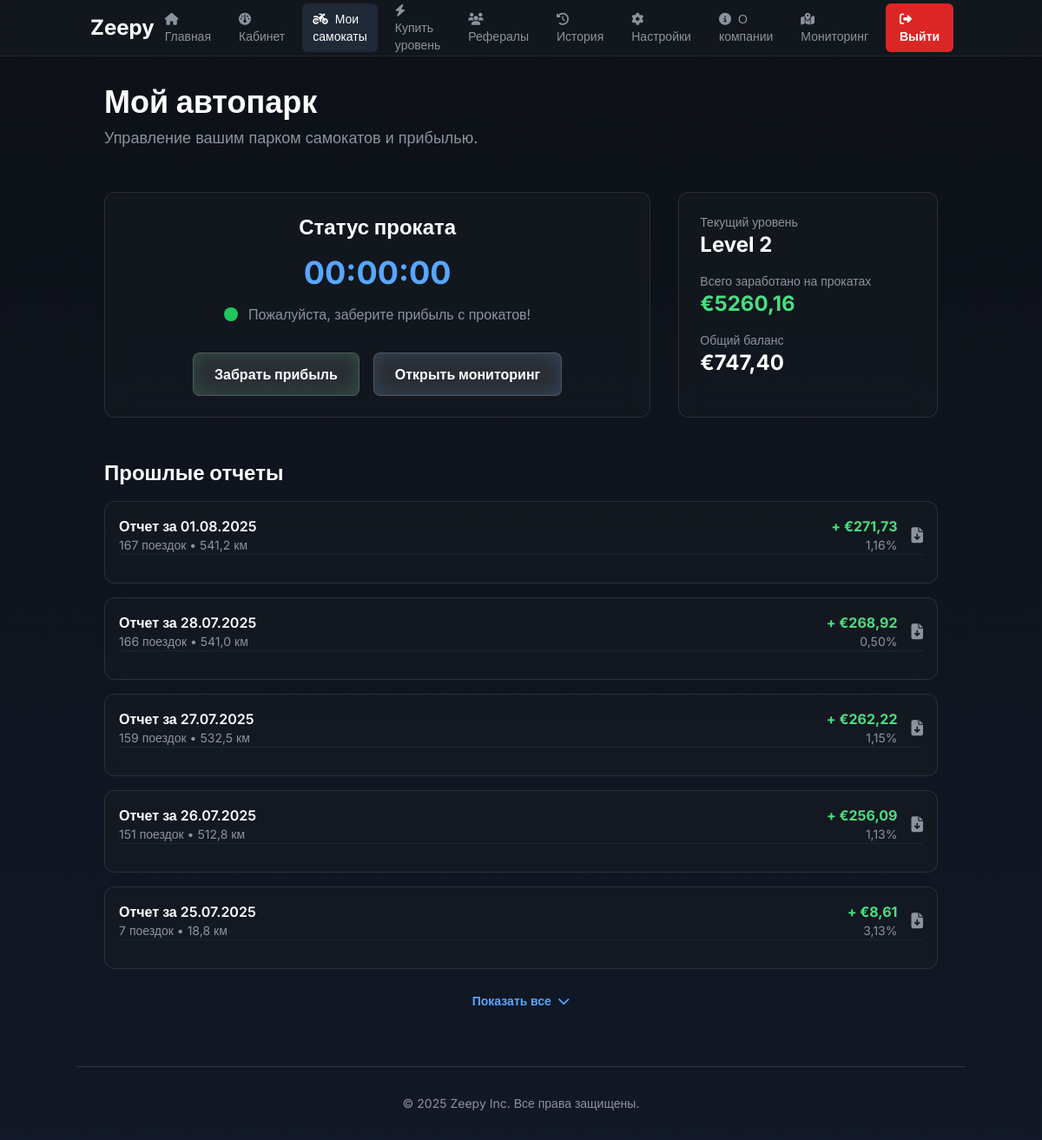
The page /my-scooters/ (signed in) on the database its author committed.
### core/models.py (models this page shows, shortened)
class Profile(models.Model):
    user = models.OneToOneField(User, on_delete=models.CASCADE)
    referral_code = models.CharField(max_length=10, unique=True, blank=True)
    invited_by = models.ForeignKey(User, on_delete=models.SET_NULL, null=True, blank=True, related_name='referrals')
    balance = models.DecimalField(max_digits=10, decimal_places=2, default=0)
    total_earned = models.DecimalField(max_digits=10, decimal_places=2, default=0)
    plan_level = models.PositiveIntegerField(default=0)
    last_claim = models.DateTimeField(default=timezone.now)
    wallet = models.CharField(max_length=255, blank=True, null=True)
    avatar = models.ImageField(upload_to='avatars/', blank=True, null=True)
    telegram_username = models.CharField(max_length=100, blank=True, null=True, verbose_name="Telegram Username")

class DailyReport(models.Model):
    user = models.ForeignKey(User, on_delete=models.CASCADE, verbose_name="Пользователь")
    report_date = models.DateField(auto_now_add=True, verbose_name="Дата отчета")
    total_distance = models.DecimalField(max_digits=10, decimal_places=2, verbose_name="Общий пробег (км)")
    profit_percentage = models.DecimalField(max_digits=5, decimal_places=2, verbose_name="Процент прибыли (%)")
    profit_amount = models.DecimalField(max_digits=10, decimal_places=2, verbose_name="Сумма прибыли (€)")
    number_of_trips = models.IntegerField(verbose_name="Количество поездок")
    class Meta:
        verbose_name = "Дневной отчет"
        verbose_name_plural = "Дневные отчеты"
        ordering = ['-report_date']
        unique_together = ('user', 'report_date')

### core/views.py (the view)
# urls.py: path('my-scooters/', views.my_scooters_view, name='my_scooters'),
@login_required
def my_scooters_view(request):
    scooters = UserScooter.objects.filter(user=request.user)
    profile = get_object_or_404(Profile, user=request.user)
    last = Transaction.objects.filter(user=request.user, type='earning').order_by('-created_at').first()
    last_ts = last.created_at.isoformat() if last else None
    past = DailyReport.objects.filter(user=request.user)
    highest = scooters.aggregate(max_level=Max('level__number'))['max_level'] or 0
    total_rental = Transaction.objects.filter(user=request.user, type='earning').aggregate(total=Sum('amount'))['total'] or 0
    return render(request, 'my_scooters.html', {
        'user_scooters': scooters,
        'profile': profile,
        'last_claim_timestamp': last_ts,
        'past_reports': past,
        'highest_level': highest,
        'total_rental_earnings': total_rental,
    })

### core/templates/my_scooters.html (shortened to what this page needs)
{% load static %}
<!DOCTYPE html>
<html lang="ru">
<head>
    <script src="https://cdn.tailwindcss.com"></script>
    <link rel="stylesheet" href="https://cdnjs.cloudflare.com/ajax/libs/font-awesome/6.4.0/css/all.min.css">
</head>
<body class="antialiased">
    <nav class="sticky top-0 z-50 border-b border-brand-border/50">
        <div class="container mx-auto px-4">
            <div class="flex justify-between items-center h-16">
                <div class="text-2xl font-bold text-white">Zeepy</div>
                <div class="hidden md:flex items-center space-x-2">
                    <a href="/" class="px-3 py-2 rounded-md text-sm font-medium text-brand-secondary hover:bg-gray-700 hover:text-white transition-colors"><i class="fas fa-home mr-2"></i>Главная</a>
                    <a href="/dashboard/" class="px-3 py-2 rounded-md text-sm font-medium text-brand-secondary hover:bg-gray-700 hover:text-white transition-colors"><i class="fas fa-gauge mr-2"></i>Кабинет</a>
                    <a href="/my-scooters/" class="px-3 py-2 rounded-md text-sm font-medium bg-gray-800 text-white"><i class="fas fa-motorcycle mr-2"></i>Мои самокаты</a>
                    <a href="{% url 'buy_level' %}" class="px-3 py-2 rounded-md text-sm font-medium text-brand-secondary hover:bg-gray-700 hover:text-white transition-colors"><i class="fas fa-bolt mr-2"></i>Купить уровень</a>
                    <a href="/referral/" class="px-3 py-2 rounded-md text-sm font-medium text-brand-secondary hover:bg-gray-700 hover:text-white transition-colors"><i class="fas fa-users mr-2"></i>Рефералы</a>
                    <a href="{% url 'history' %}" class="px-3 py-2 rounded-md text-sm font-medium text-brand-secondary hover:bg-gray-700 hover:text-white transition-colors"><i class="fas fa-history mr-2"></i>История</a>
                    <a href="/settings/" class="px-3 py-2 rounded-md text-sm font-medium text-brand-secondary hover:bg-gray-700 hover:text-white transition-colors"><i class="fas fa-cog mr-2"></i>Настройки</a>
                    <a href="/about/" class="px-3 py-2 rounded-md text-sm font-medium text-brand-secondary hover:bg-gray-700 hover:text-white transition-colors"><i class="fas fa-info-circle mr-2"></i>О компании</a>
                    <a href="/monitoring/" class="px-3 py-2 rounded-md text-sm font-medium text-brand-secondary hover:bg-gray-700 hover:text-white transition-colors"><i class="fas fa-map-marked-alt mr-2"></i>Мониторинг</a>
                    <a href="/logout/" class="ml-4 px-4 py-2 rounded-md text-sm font-semibold bg-red-600 text-white hover:bg-red-700 transition-colors"><i class="fas fa-sign-out-alt mr-2"></i>Выйти</a>
                </div>
            </div>
        </div>
    </nav>
    <main class="container mx-auto p-4 md:p-6 lg:p-8">
        <div class="mb-8 md:mb-12">
            <h1 class="text-3xl md:text-4xl font-bold text-white">Мой автопарк</h1>
            <p class="mt-2 text-lg text-brand-secondary">Управление вашим парком самокатов и прибылью.</p>
        </div>
        {% if user_scooters %}
        <div class="grid grid-cols-1 lg:grid-cols-3 gap-8">
            <div class="lg:col-span-2 glass-card p-6 text-center flex flex-col justify-between">
                <div>
                    <h2 class="text-2xl font-bold text-white">Статус проката</h2>
                    <div id="timer-display" class="my-4 text-4xl font-bold text-brand-primary-hover">--:--:--</div>
                    <div class="flex items-center justify-center gap-3 text-brand-secondary mb-2">
                        <div id="status-icon" class="w-4 h-4 rounded-full bg-gray-500"></div>
                        <p id="timer-message">Идёт синхронизация с сервером...</p>
                    </div>
                </div>
                <div class="flex flex-col sm:flex-row gap-4 justify-center mt-6">
                    <button id="claim-button" class="glass-button green">Забрать прибыль</button>
                    <a href="/monitoring/" class="glass-button blue text-center">Открыть мониторинг</a>
                </div>
            </div>
            <div class="glass-card p-6 space-y-4">
                <div>
                    <p class="text-sm text-brand-secondary">Текущий уровень</p>
                    <p class="text-2xl font-bold text-white">Level {{ highest_level }}</p>
                </div>
                <div>
                    <p class="text-sm text-brand-secondary">Всего заработано на прокатах</p>
                    <p class="text-2xl font-bold text-green-400">€{{ total_rental_earnings|floatformat:2 }}</p>
                </div>
                <div>
                    <p class="text-sm text-brand-secondary">Общий баланс</p>
                    <p class="text-2xl font-bold text-white" id="main-balance-display">€{{ profile.balance|floatformat:2 }}</p>
                </div>
            </div>
        </div>
        <div class="mt-12">
            <h2 class="text-2xl font-bold text-white mb-4">Прошлые отчеты</h2>
            <div id="reports-container" class="space-y-4">
                {% for report in past_reports %}
                <div class="glass-card p-4 report-item">
                    <div class="flex justify-between items-center">
                        <div>
                            <p class="font-semibold text-white">Отчет за {{ report.report_date|date:"d.m.Y" }}</p>
                            <p class="text-sm text-brand-secondary">{{ report.number_of_trips }} поездок • {{ report.total_distance|floatformat:1 }} км</p>
                        </div>
                        <div class="flex items-center gap-4">
                            <div class="text-right">
                                <p class="font-bold text-green-400">+ €{{ report.profit_amount|floatformat:2 }}</p>
                                <p class="text-sm text-brand-secondary">{{ report.profit_percentage|floatformat:2 }}%</p>
                            </div>
                            <button class="download-past-report text-brand-secondary hover:text-brand-primary transition-colors"
                            data-date="{{ report.report_date|date:'d.m.Y' }}"
                            data-distance="{{ report.total_distance|floatformat:2 }}"
                            data-trips="{{ report.number_of_trips }}"
                            data-percentage="{{ report.profit_percentage|floatformat:2 }}"
                            data-profit="{{ report.profit_amount|floatformat:2 }}">
                           <i class="fas fa-file-arrow-down text-lg"></i>
                           </button>
                        </div>
                    </div>
                    <div class="report-details text-sm text-brand-secondary border-t border-brand-border/50 pt-4">
                    </div>
                </div>
                {% empty %}
                <p class="text-center text-brand-secondary py-8">У вас пока нет отчетов.</p>
                {% endfor %}
            </div>
            {% if past_reports|length > 5 %}
            <div class="text-center mt-6">
                <button id="toggle-reports-button" class="text-brand-primary-hover font-semibold text-sm">
                    <span>Показать все</span> <i class="fas fa-chevron-down ml-1 transition-transform duration-300"></i>
                </button>
            </div>
            {% endif %}
        </div>
        {% endif %}
    </main>
    <footer class="container mx-auto text-center py-8 px-4 mt-8 border-t border-brand-border">
        <p class="text-sm text-brand-secondary">&copy; 2025 Zeepy Inc. Все права защищены.</p>
    </footer>
</body>
</html>

### core/templates/my_scooters.html (style rules this page uses)
body { font-family: 'Inter', sans-serif; color: #C9D1D9; background-color: #0D1117; background-image: linear-gradient( 180deg, #0D1117 0%, #111827 25%, #1D1B36 50%, #112F41 75%, #0D1117 100% ); background-size: 100% 400%; background-repeat: no-repeat; background-attachment: fixed; transition: background-position 0.5s ease-out; }
nav { background-color: rgba(22, 27, 34, 0.7); backdrop-filter: blur(12px); -webkit-backdrop-filter: blur(12px); }
.glass-card { background: rgba(22, 27, 34, 0.6); backdrop-filter: blur(12px); -webkit-backdrop-filter: blur(12px); border: 1px solid rgba(255, 255, 255, 0.1); border-radius: 0.75rem; }
.glass-button { padding: 0.75rem 1.5rem; border-radius: 0.5rem; font-weight: 700; color: white; border: 1px solid rgba(255, 255, 255, 0.2); background-color: rgba(255, 255, 255, 0.1); transition: all 0.2s ease-in-out; }
.glass-button.green { box-shadow: inset 0 0 20px rgba(74, 222, 128, 0.2); }
.glass-button.blue { box-shadow: inset 0 0 20px rgba(96, 165, 250, 0.2); }
.report-item { cursor: pointer; transition: all 0.3s ease-out; }
.report-details { max-height: 0; overflow: hidden; transition: max-height 0.4s ease-out, margin-top 0.4s ease-out; }
.pulsing-icon { animation: pulse-animation 2s infinite; }

### rows shown on the page
Profile: balance "747,40"
DailyReport: report_date "01.08.2025", number_of_trips "167", total_distance "541,2", profit_amount "271,73", profit_percentage "1,16"
DailyReport: report_date "28.07.2025", number_of_trips "166", total_distance "541,0", profit_amount "268,92", profit_percentage "0,50"
DailyReport: report_date "27.07.2025", number_of_trips "159", total_distance "532,5", profit_amount "262,22", profit_percentage "1,15"
DailyReport: report_date "26.07.2025", number_of_trips "151", total_distance "512,8", profit_amount "256,09", profit_percentage "1,13"
DailyReport: report_date "25.07.2025", number_of_trips "7", total_distance "18,8", profit_amount "8,61", profit_percentage "3,13"

### other values the page prints
{{ highest_level }} "2"
{{ total_rental_earnings|floatformat:2 }} "5260,16"
